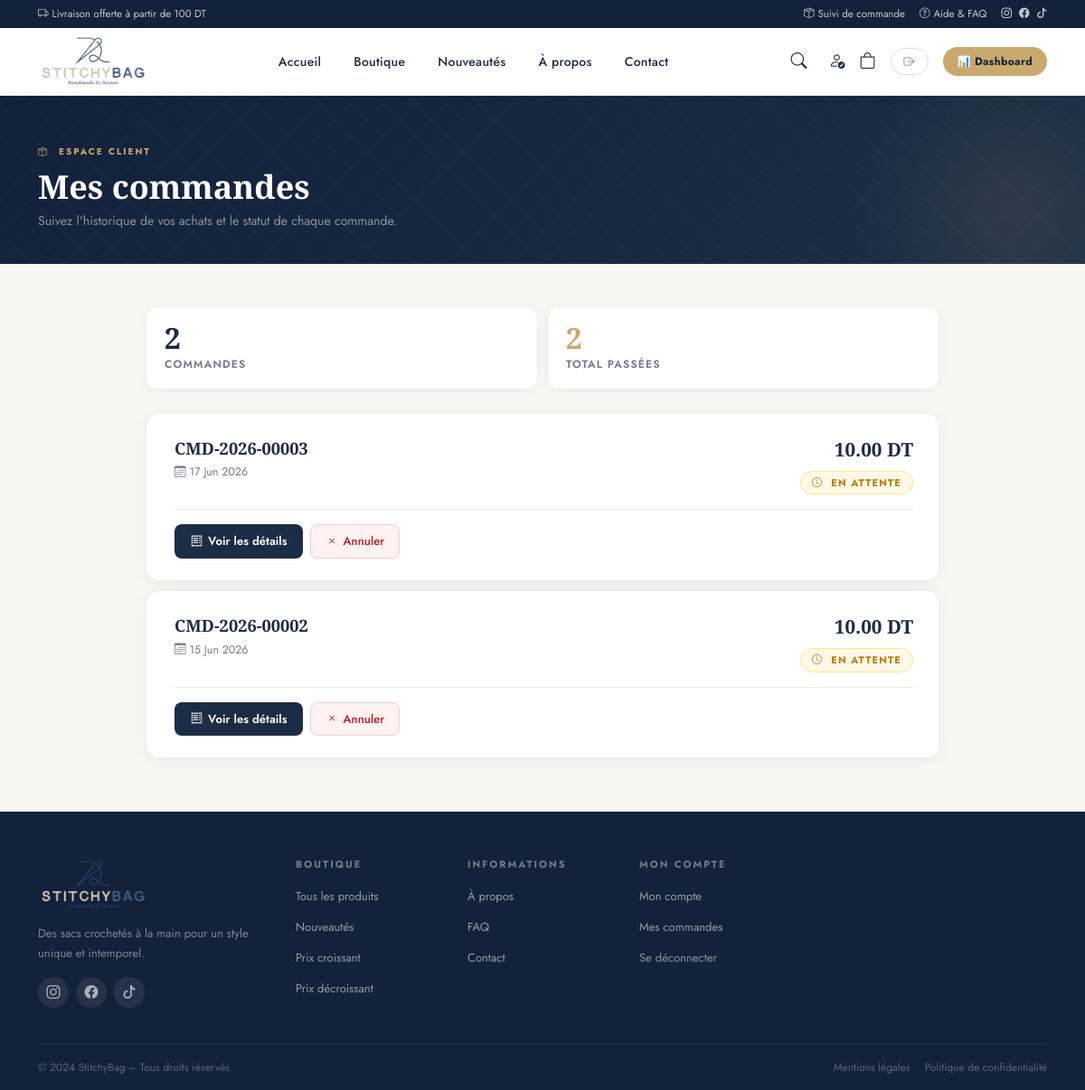
The page /my-orders/ (signed in) on the database as committed earlier.
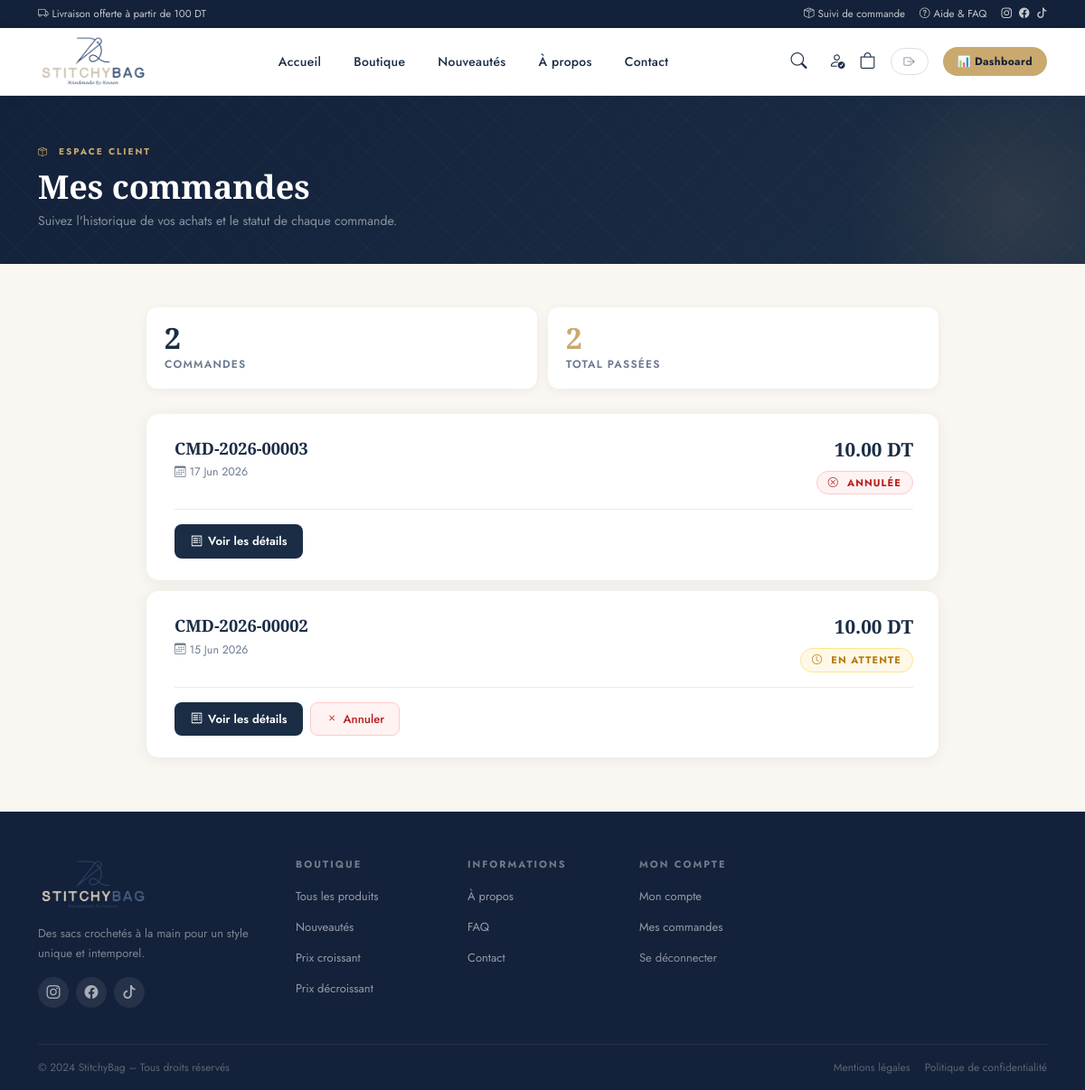
The same page on the database as committed later.
### shop/models.py (models this page shows, shortened)
class Order(models.Model):
    reference = models.CharField(
        max_length=20,
        unique=True,
        blank=True
    )
    user = models.ForeignKey(
    User,
    on_delete=models.CASCADE,
    null=True,
    blank=True
)
    first_name = models.CharField(max_length=100)
    last_name = models.CharField(max_length=100)
    phone = models.CharField(max_length=20)
    address = models.TextField()
    city = models.CharField(max_length=100)
    comment = models.TextField(blank=True, default="")
    total_price = models.DecimalField(
        max_digits=10,
        decimal_places=2,
        default=0
    )
    status = models.CharField(
        max_length=20,
        choices=OrderStatus.choices,
        default=OrderStatus.PENDING
    )
    created_at = models.DateTimeField(
        auto_now_add=True
    )

### shop/views.py (the view)
# urls.py: path('my-orders/', views.my_orders, name='my_orders'),
@login_required
def my_orders(request):
    orders = Order.objects.filter(
        user=request.user
    ).order_by("-created_at")
    return render(
        request,
        "shop/my_orders.html",
        {"orders": orders}
    )

### shop/cart.py (called while the page is built)
    def __len__(self):
        return sum(self.cart.values())

### shop/context_processors.py (called while the page is built)
def cart_count(request):
    cart = Cart(request)
    return {
        "cart_count": len(cart)
    }

### templates/shop/my_orders.html (shortened to what this page needs)
{% extends 'base.html' %}
{% load static %}
{% block content %}
<div class="sb-page-header">
  <div class="container">
    <span class="sb-eyebrow"><i class="bi bi-box-seam me-1"></i>Espace client</span>
    <h1>Mes commandes</h1>
    <p>Suivez l'historique de vos achats et le statut de chaque commande.</p>
  </div>
</div>
<div class="container py-5" style="max-width:900px;">
  {% if orders %}
  <div class="sb-stats">
    <div class="sb-stat-card">
      <div class="sb-stat-num">{{ orders|length }}</div>
      <div class="sb-stat-label">Commande{{ orders|length|pluralize }}</div>
    </div>
    <div class="sb-stat-card">
      <div class="sb-stat-num" style="color:var(--gold);">
        {{ orders|length }}
      </div>
      <div class="sb-stat-label">Total passées</div>
    </div>
  </div>
  {% endif %}
  {% for order in orders %}
  <div class="sb-order-card">
    <div class="d-flex flex-column flex-md-row justify-content-between align-items-md-start gap-3">
      <div>
        <div class="sb-order-ref">{{ order.reference }}</div>
        <div class="sb-order-date"><i class="bi bi-calendar3 me-1"></i>{{ order.created_at|date:"d M Y" }}</div>
      </div>
      <div class="text-md-end">
        <div class="sb-order-total mb-2">{{ order.total_price }} DT</div>
        {% if order.status == "pending" %}
        <span class="status-badge status-pending"><i class="bi bi-clock me-1"></i>{{ order.get_status_display }}</span>
        {% elif order.status == "delivered" %}
        <span class="status-badge status-delivered"><i class="bi bi-check-circle me-1"></i>{{ order.get_status_display }}</span>
        {% else %}
        <span class="status-badge status-canceled"><i class="bi bi-x-circle me-1"></i>{{ order.get_status_display }}</span>
        {% endif %}
      </div>
    </div>
    <div class="sb-actions">
      <a href="{% url 'order_detail' order.id %}" class="sb-btn-dark">
        <i class="bi bi-receipt"></i> Voir les détails
      </a>
      {% if order.status == "pending" %}
      <a href="{% url 'cancel_order' order.id %}" class="sb-btn-red">
        <i class="bi bi-x"></i> Annuler
      </a>
      {% endif %}
    </div>
  </div>
  {% endfor %}
</div>
{% endblock %}

Rows that differ between the two databases and show on the page:
changed Order: status "EN ATTENTE" → "ANNULÉE"
